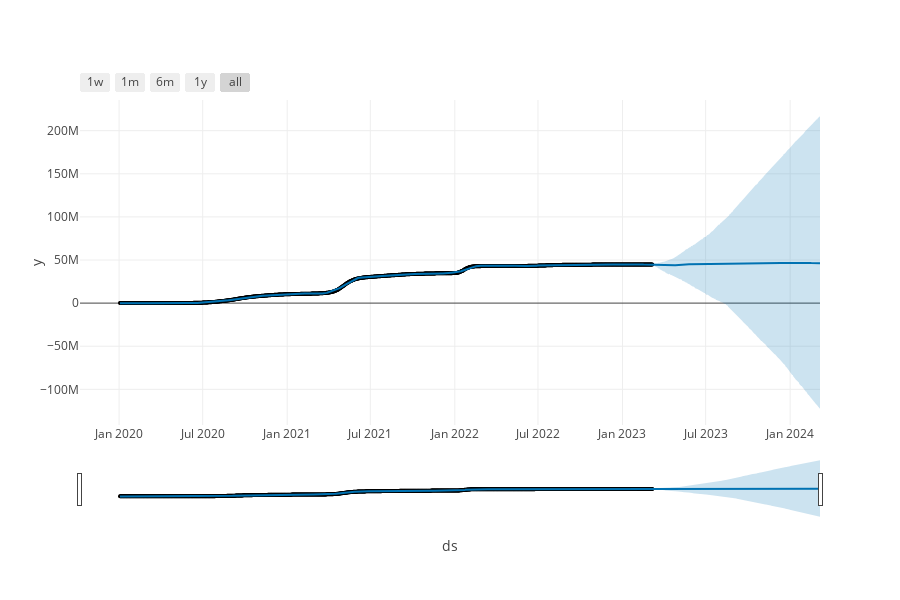

The code cell stored with this chart in its notebook:
### Code cell
from prophet.plot import plot_plotly, add_changepoints_to_plot
from plotly.offline import iplot, init_notebook_mode
fig = plot_plotly(model,forecast) 
fig.update_layout(template='none')
iplot(fig)

### Figure 1 — Plotly figure (JSON) as saved in the notebook; plotly's stock layout.template omitted (floating-point values rounded to 4 significant figures; data arrays with more than 128 entries replaced by an {"elided": "..."} marker saying what was removed)
{"data": [{"marker": {"color": "black", "size": 4}, "mode": "markers", "name": "Actual", "type": "scatter", "x": {"elided": "1160 str values"}, "y": {"elided": "1160 int values"}}, {"hoverinfo": "skip", "line": {"width": 0}, "mode": "lines", "type": "scatter", "x": {"elided": "1525 str values"}, "y": {"elided": "1525 float values"}}, {"fill": "tonexty", "fillcolor": "rgba(0, 114, 178, 0.2)", "line": {"color": "#0072B2", "width": 2}, "mode": "lines", "name": "Predicted", "type": "scatter", "x": {"elided": "1525 str values"}, "y": {"elided": "1525 int values"}}, {"fill": "tonexty", "fillcolor": "rgba(0, 114, 178, 0.2)", "hoverinfo": "skip", "line": {"width": 0}, "mode": "lines", "type": "scatter", "x": {"elided": "1525 str values"}, "y": {"elided": "1525 float values"}}], "layout": {"height": 600, "showlegend": false, "width": 900, "xaxis": {"rangeselector": {"buttons": [{"count": 7, "label": "1w", "step": "day", "stepmode": "backward"}, {"count": 1, "label": "1m", "step": "month", "stepmode": "backward"}, {"count": 6, "label": "6m", "step": "month", "stepmode": "backward"}, {"count": 1, "label": "1y", "step": "year", "stepmode": "backward"}, {"step": "all"}]}, "rangeslider": {"visible": true}, "title": {"text": "ds"}, "type": "date"}, "yaxis": {"title": {"text": "y"}}}}
